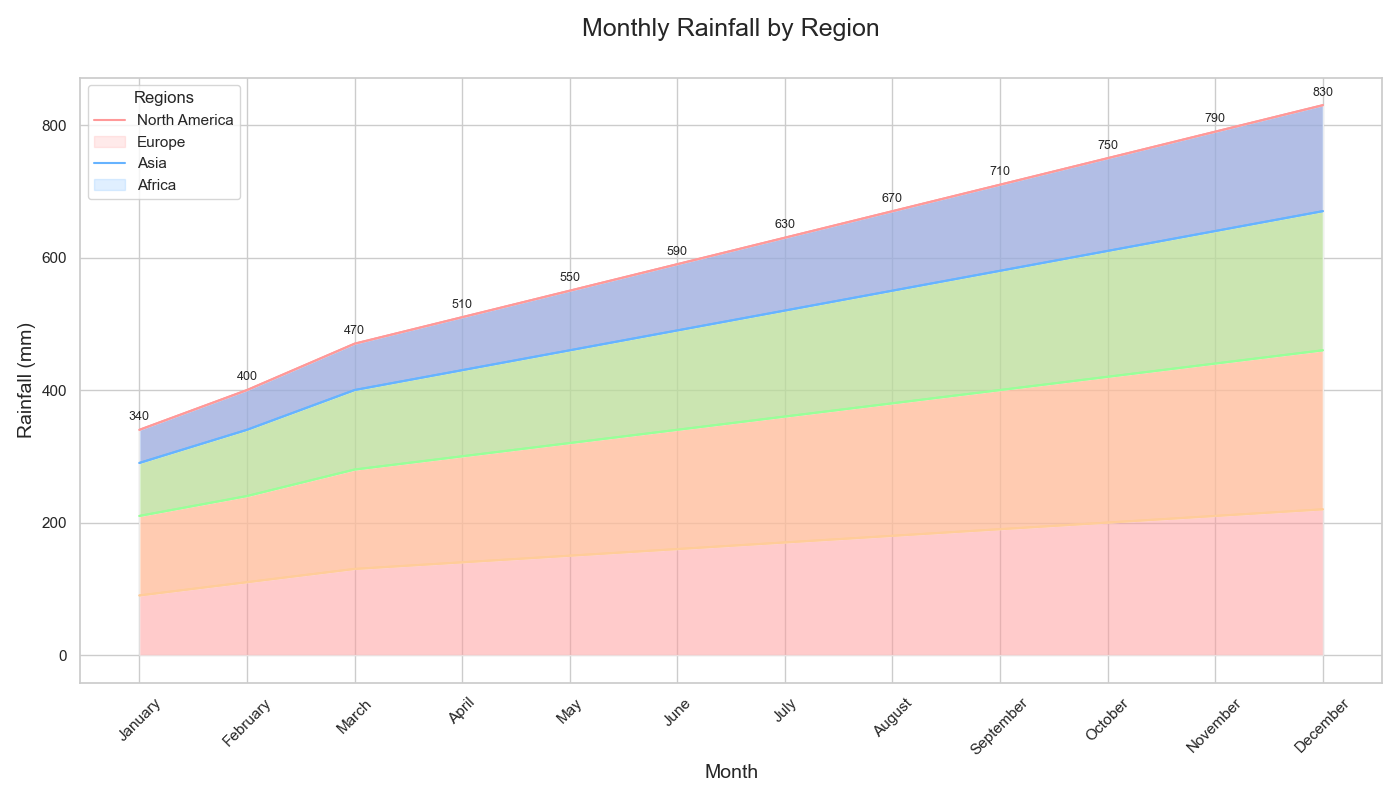

The Python source for this figure:

import pandas as pd
import seaborn as sns
import matplotlib.pyplot as plt

data = {
    'Month': ['January', 'February', 'March', 'April', 'May', 'June', 'July', 'August', 'September', 'October', 'November', 'December'],
    'North America': [90, 110, 130, 140, 150, 160, 170, 180, 190, 200, 210, 220],
    'Europe': [120, 130, 150, 160, 170, 180, 190, 200, 210, 220, 230, 240],
    'Asia': [80, 100, 120, 130, 140, 150, 160, 170, 180, 190, 200, 210],
    'Africa': [50, 60, 70, 80, 90, 100, 110, 120, 130, 140, 150, 160]
}

df = pd.DataFrame(data)
df.index = df['Month']
df.drop('Month', axis=1, inplace=True)

plt.figure(figsize=(14, 8))
pal = ['#ff9999', '#66b3ff', '#99ff99', '#ffcc99']

df_cum = df.cumsum(axis=1)
category_names = df.columns[::-1]
for i, column in enumerate(category_names):
    sns.lineplot(data=df_cum, x=df.index, y=column, color=pal[i])

for i, column in enumerate(category_names):
    if i == 0:
        sns.lineplot(data=df_cum, x=df.index, y=column, color=pal[i])
        plt.fill_between(df.index, 0, df_cum[column], facecolor=pal[i], alpha=0.5)
    else:
        sns.lineplot(data=df_cum, x=df.index, y=column, color=pal[i])
        plt.fill_between(df.index, df_cum[category_names[i - 1]], df_cum[column], facecolor=pal[i], alpha=0.5)

for i, value in enumerate(df_cum['Africa']):
    plt.text(i, value + 10, f"{value}", ha='center', va='bottom', fontsize=9)

plt.title('Monthly Rainfall by Region', fontsize=18, pad=30)
plt.xticks(rotation=45)
plt.xlabel('Month', fontsize=14)
plt.ylabel('Rainfall (mm)', fontsize=14)
plt.legend(title='Regions', labels=df.columns, loc='upper left')
plt.tight_layout()
plt.show()
